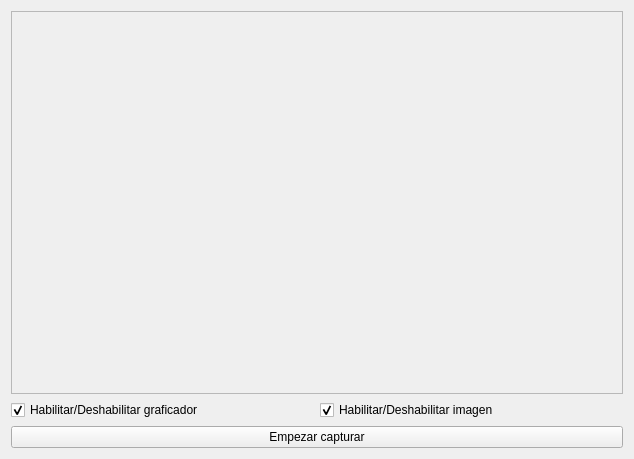
<?xml version="1.0" encoding="UTF-8"?>
<ui version="4.0">
 <class>GUIRealTimeDataDisplayerClass</class>
 <widget class="QWidget" name="GUIRealTimeDataDisplayerClass">
  <property name="geometry">
   <rect>
    <x>0</x>
    <y>0</y>
    <width>634</width>
    <height>459</height>
   </rect>
  </property>
  <property name="windowTitle">
   <string>GUIRealTimeDataDisplayer</string>
  </property>
  <layout class="QVBoxLayout" name="verticalLayout_2">
   <item>
    <widget class="QScrollArea" name="scrollArea">
     <property name="widgetResizable">
      <bool>true</bool>
     </property>
     <property name="alignment">
      <set>Qt::AlignCenter</set>
     </property>
     <widget class="QWidget" name="scrollAreaWidgetContents">
      <property name="geometry">
       <rect>
        <x>0</x>
        <y>0</y>
        <width>614</width>
        <height>377</height>
       </rect>
      </property>
     </widget>
    </widget>
   </item>
   <item>
    <layout class="QVBoxLayout" name="verticalLayout">
     <item>
      <layout class="QHBoxLayout" name="horizontalLayout">
       <item>
        <widget class="QCheckBox" name="ploterCheckbox">
         <property name="sizePolicy">
          <sizepolicy hsizetype="Minimum" vsizetype="Minimum">
           <horstretch>0</horstretch>
           <verstretch>0</verstretch>
          </sizepolicy>
         </property>
         <property name="text">
          <string>Habilitar/Deshabilitar graficador</string>
         </property>
         <property name="checked">
          <bool>true</bool>
         </property>
        </widget>
       </item>
       <item>
        <widget class="QCheckBox" name="frameCheckbox">
         <property name="sizePolicy">
          <sizepolicy hsizetype="Minimum" vsizetype="Minimum">
           <horstretch>0</horstretch>
           <verstretch>0</verstretch>
          </sizepolicy>
         </property>
         <property name="text">
          <string>Habilitar/Deshabilitar imagen</string>
         </property>
         <property name="checked">
          <bool>true</bool>
         </property>
        </widget>
       </item>
      </layout>
     </item>
     <item>
      <widget class="QPushButton" name="startCapturingButton">
       <property name="sizePolicy">
        <sizepolicy hsizetype="Minimum" vsizetype="Minimum">
         <horstretch>0</horstretch>
         <verstretch>0</verstretch>
        </sizepolicy>
       </property>
       <property name="text">
        <string>Empezar capturar</string>
       </property>
      </widget>
     </item>
    </layout>
   </item>
  </layout>
 </widget>
 <layoutdefault spacing="6" margin="11"/>
 <resources/>
 <connections/>
</ui>
